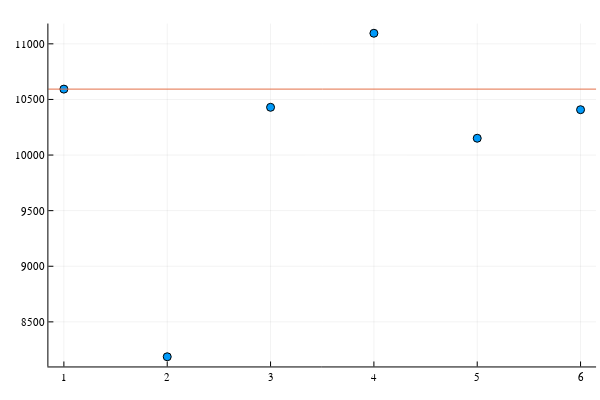

Notebook code for this chart:
### Code cell
plotlyjs()
Plots.scatter(obj_val_tot[:,2],hover=obj_val_tot[:,1],legend=false)
#Plots.path(x->OV_noTDR)
hline!(OV_noTDR[!,3])

### Figure 1 — Plotly figure (JSON) as saved in the notebook; plotly's stock layout.template omitted (floating-point values rounded to 4 significant figures)
{"data": [{"colorbar": {"len": 0.9525, "title": "", "x": 0.9934, "y": 0.5139}, "hoverinfo": "text", "legendgroup": "y1", "marker": {"color": "rgba(0, 154, 250, 1.000)", "line": {"color": "rgba(0, 0, 0, 1.000)", "width": 1}, "size": 8, "symbol": "circle"}, "mode": "markers", "name": "y1", "showlegend": true, "text": [1, 5, 10, 21, 37, 45], "type": "scatter", "x": [1, 2, 3, 4, 5, 6], "xaxis": "x", "y": [10590.0, 8186.0, 10430.0, 11100.0, 10150.0, 10410.0], "yaxis": "y"}, {"colorbar": {"len": 0.9525, "title": "", "x": 0.9934, "y": 0.5139}, "legendgroup": "y2", "line": {"color": "rgba(227, 111, 71, 1.000)", "dash": "solid", "shape": "linear", "width": 1}, "mode": "lines", "name": "y2", "showlegend": true, "type": "scatter", "x": [-529.2, 536.2], "xaxis": "x", "y": [10590.0, 10590.0], "yaxis": "y"}], "layout": {"annotations": [], "height": 400, "margin": {"b": 20, "l": 0, "r": 0, "t": 20}, "paper_bgcolor": "rgba(255, 255, 255, 1.000)", "plot_bgcolor": "rgba(255, 255, 255, 1.000)", "showlegend": false, "width": 600, "xaxis": {"anchor": "y", "domain": [0.08064, 0.9934], "gridcolor": "rgba(0, 0, 0, 0.100)", "gridwidth": 0.5, "linecolor": "rgba(0, 0, 0, 1.000)", "mirror": false, "range": [0.85, 6.15], "showgrid": true, "showline": true, "showticklabels": true, "tickangle": 0, "tickcolor": "rgb(0, 0, 0)", "tickfont": {"color": "rgba(0, 0, 0, 1.000)", "family": "sans-serif", "size": 11}, "tickmode": "array", "ticks": "inside", "ticktext": ["1", "2", "3", "4", "5", "6"], "tickvals": [1, 2, 3, 4, 5, 6], "title": "", "titlefont": {"color": "rgba(0, 0, 0, 1.000)", "family": "sans-serif", "size": 15}, "type": "-", "visible": true, "zeroline": false, "zerolinecolor": "rgba(0, 0, 0, 1.000)"}, "yaxis": {"anchor": "x", "domain": [0.03762, 0.9902], "gridcolor": "rgba(0, 0, 0, 0.100)", "gridwidth": 0.5, "linecolor": "rgba(0, 0, 0, 1.000)", "mirror": false, "range": [8099.0, 11180.0], "showgrid": true, "showline": true, "showticklabels": true, "tickangle": 0, "tickcolor": "rgb(0, 0, 0)", "tickfont": {"color": "rgba(0, 0, 0, 1.000)", "family": "sans-serif", "size": 11}, "tickmode": "array", "ticks": "inside", "ticktext": ["8500", "9000", "9500", "10000", "10500", "11000"], "tickvals": [8500, 9000, 9500, 10000, 10500, 11000], "title": "", "titlefont": {"color": "rgba(0, 0, 0, 1.000)", "family": "sans-serif", "size": 15}, "type": "-", "visible": true, "zeroline": false, "zerolinecolor": "rgba(0, 0, 0, 1.000)"}}}
